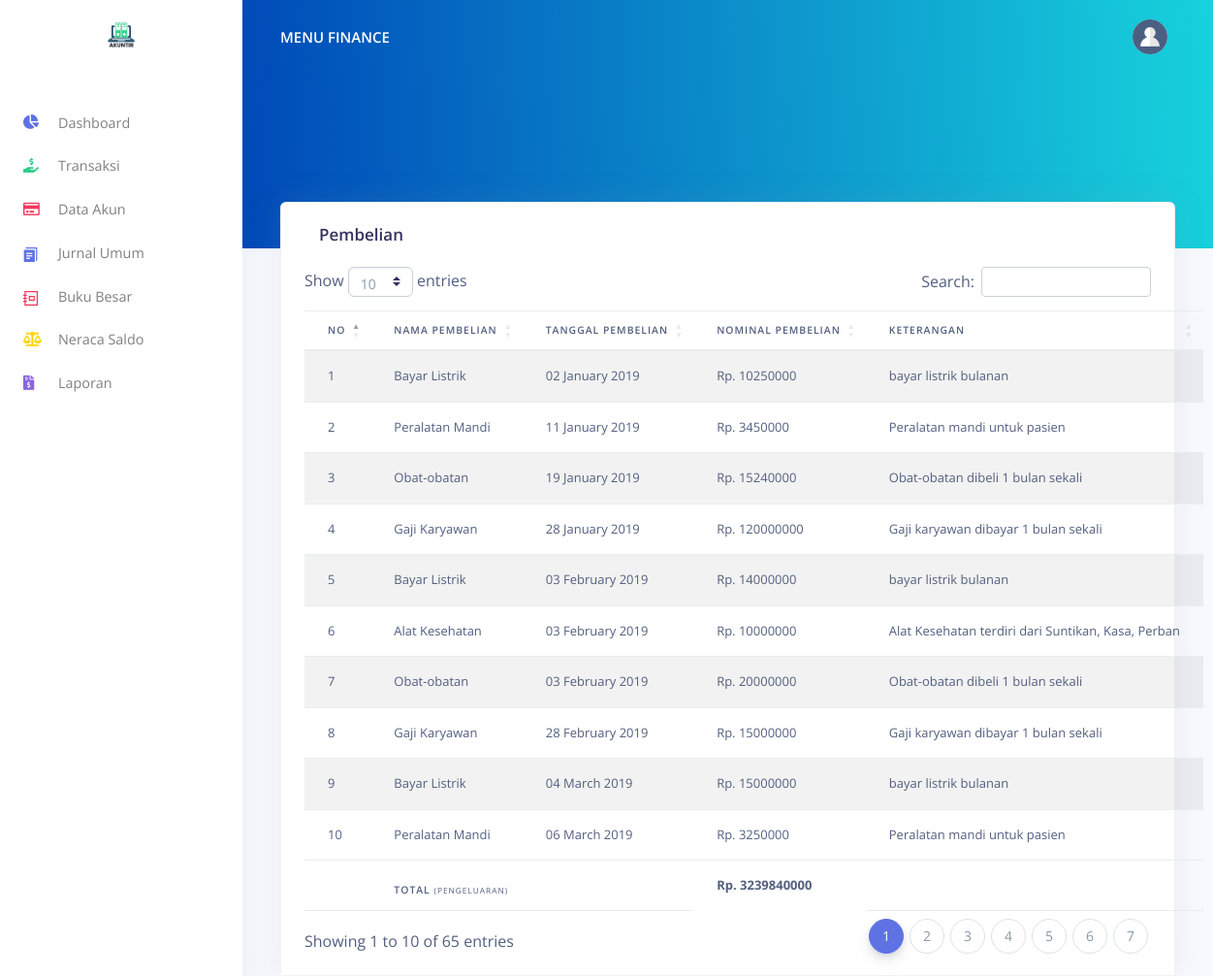
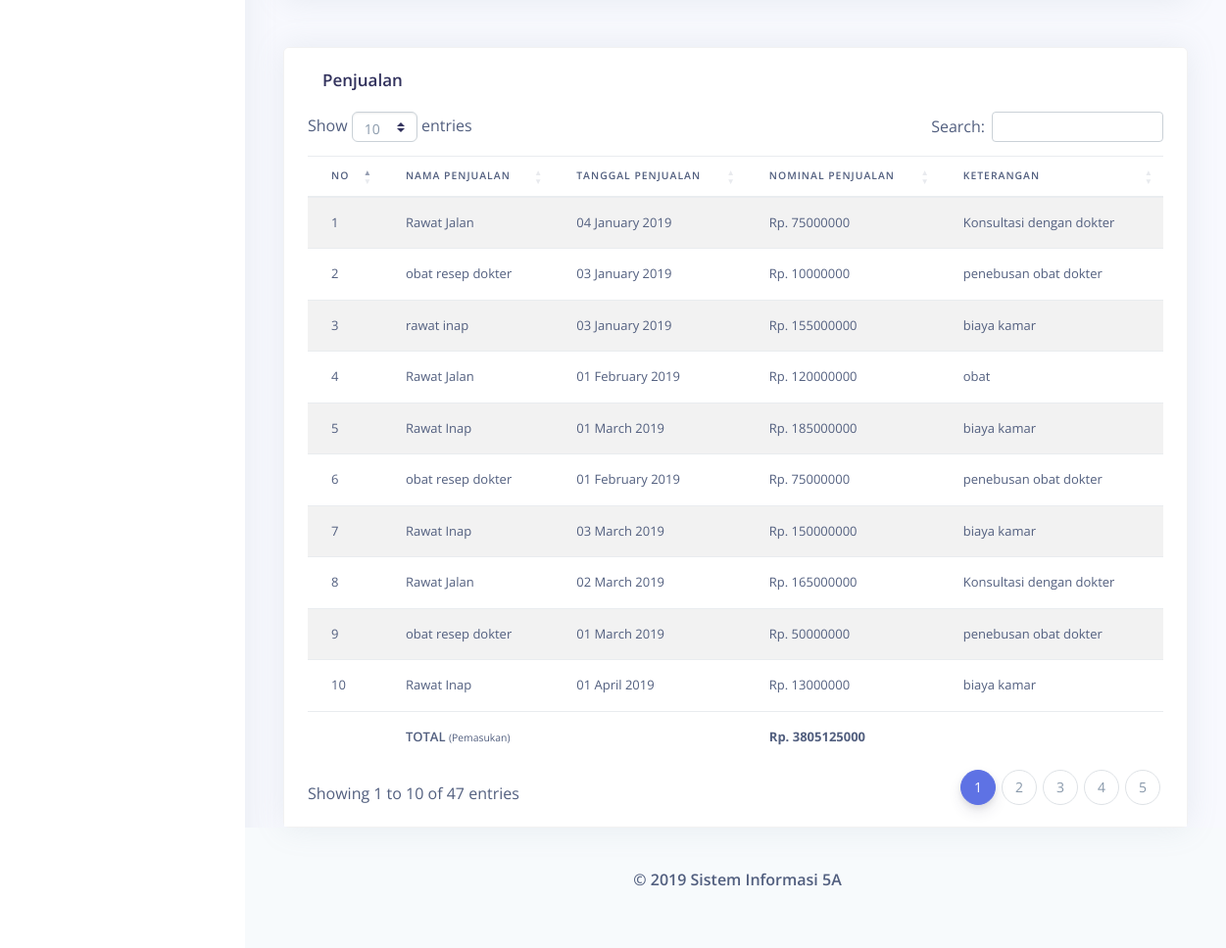
The page /index.php/user/transaksi on the database its author committed (2 pictures, top to bottom).
### tables this page shows
CREATE TABLE `tb_transaksi` (
  `transaksi_id` int(50) NOT NULL,
  `nama_transaksi` varchar(100) NOT NULL,
  `tgl_transaksi` date NOT NULL,
  `nominal_transaksi` int(100) NOT NULL,
  `keterangan` varchar(100) NOT NULL
);

CREATE TABLE `tb_penjualan` (
  `penjualan_id` int(50) NOT NULL,
  `nama_transaksi` varchar(100) NOT NULL,
  `tgl_transaksi` date NOT NULL,
  `nominal_transaksi` int(100) NOT NULL,
  `keterangan` varchar(100) NOT NULL
);

### application/controllers/user/Transaksi.php (called while the page is built, shortened)
<?php
class Transaksi extends CI_Controller {
    public function __construct()
    {
        $this->load->helper('url');
        $this->load->model("Transaksi_model");
         $this->load->model("Penjualan_model");
        $this->load->library('form_validation');
    }
public function index(){
	  $data["transaksi"] = $this->Penjualan_model->tampil_data()->result();
$data['total_penjualan'] = $this->Penjualan_model->hitungJumlah();
    $data["pembelian"] = $this->Transaksi_model->tampil_data()->result();
$data['total_pembelian'] = $this->Transaksi_model->hitungJumlah();
    $this->load->view("template/header.php");
    $this->load->view("user/transaksi.php", $data);
    $this->load->view("template/footer.php");
}
}

### index.php (called while the page is built, shortened)
<?php
require_once BASEPATH.'core/CodeIgniter.php';

### application/models/Transaksi_model.php (called while the page is built, shortened)
<?php
class Transaksi_model extends CI_Model
{
   public function tampil_data()
   {
       return $this->db->get('tb_transaksi') ;
   }
public function hitungJumlah()
{
   $this->db->select_sum('nominal_transaksi');
   $query = $this->db->get('tb_transaksi');
   if($query->num_rows()>0)
   {
     return $query->row()->nominal_transaksi;
   }
   else
   {
     return 0;
   }
}
}

### application/models/Penjualan_model.php (called while the page is built, shortened)
<?php
class Penjualan_model extends CI_Model
{
   public function tampil_data()
   {
       return $this->db->get('tb_penjualan') ;
   }
public function hitungJumlah()
{
   $this->db->select_sum('nominal_transaksi');
   $query = $this->db->get('tb_penjualan');
   if($query->num_rows()>0)
   {
     return $query->row()->nominal_transaksi;
   }
   else
   {
     return 0;
   }
}
}

### application/views/user/transaksi.php (the view, shortened to what this page needs)
    <div class="main-content">
    <nav class="navbar navbar-top navbar-expand-md navbar-dark" id="navbar-main">
      <div class="container-fluid">
        <a class="h4 mb-0 text-white text-uppercase d-none d-lg-inline-block" href="./index.html">Menu Finance</a>
        <ul class="navbar-nav align-items-center d-none d-md-flex">
          <li class="nav-item dropdown">
            <a class="nav-link pr-0" href="#" role="button" data-toggle="dropdown" aria-haspopup="true" aria-expanded="false">
              <div class="media align-items-center">
                <span class="avatar avatar-sm rounded-circle">
                  <img alt="Image placeholder" src="<?= base_url('asset/images/theme/team-4-800x800.jpg') ?>">
                </span>
              </div>
            </a>
          </li>
        </ul>
      </div>
    </nav>
    <div class="header bg-gradient-primary pb-8 pt-5 pt-md-8">
    </div>
    <div class="container-fluid mt--7">
      <div class="row mt-5">
        <div class="col mb-5 mb-xl-0">
          <div class="card shadow">
            <div class="card-header border-0">
                <div class="col" style="margin-bottom: 20px">
                  <h3 class="mb-0">Pembelian</h3>
                </div>
   <table id="myTable" class="table table-striped table-boarder" width="100%" align="center">
  <thead>
    <tr>
    <th scope="col">No</th>
      <th scope="col">Nama Pembelian</th>
      <th scope="col">Tanggal Pembelian</th>
      <th scope="col">Nominal Pembelian</th>
      <th scope="col">Keterangan</th>
    </tr>
  </thead>
  <tbody>
  <?php
  $no = 1;
  foreach ($pembelian as $trs) :
  ?>
  <tr>
      <td><?php echo $no++ ?></td>
      <td><?php echo $trs->nama_transaksi ?></td>
      <td><?=date('d F Y', strtotime($trs->tgl_transaksi)); ?></td>
      <td>Rp. <?php echo $trs->nominal_transaksi ?></td>
      <td><?php echo $trs->keterangan ?></td>
    </tr>
    <?php endforeach ;?>
    <thead>
    <tr>
       <th scope="col"></th>
      <th colspan="2" scope="col">TOTAL <small>(Pengeluaran)</small></th>
      <td ><strong>Rp. <?php echo $total_pembelian ?></strong></td>
      <th scope="col"></th>
    </tr>
  </thead>
  </tbody>
</table>
      </div>
            </div>
          </div>
        </div>
       <div class="row mt-5">
        <div class="col mb-5 mb-xl-0">
          <div class="card shadow">
            <div class="card-header border-0">
                <div class="col" style="margin-bottom: 20px">
                  <h3 class="mb-0">Penjualan</h3>
                </div>
    <table id="myTable1" class="table table-striped table-boarder" width="100%" align="center">
  <thead>
    <tr>
    <th scope="col">No</th>
      <th scope="col">Nama Penjualan</th>
      <th scope="col">Tanggal Penjualan</th>
      <th scope="col">Nominal Penjualan</th>
      <th scope="col">Keterangan</th>
    </tr>
  </thead>
  <tbody>
  <?php
  $no = 1;
  foreach ($transaksi as $trs) :
  ?>
  <tr>
      <td><?php echo $no++ ?></td>
      <td><?php echo $trs->nama_transaksi ?></td>
      <td><?=date('d F Y', strtotime($trs->tgl_transaksi)); ?></td>
      <td>Rp. <?php echo $trs->nominal_transaksi ?></td>
      <td><?php echo $trs->keterangan ?></td>
    </tr>
    <?php endforeach ;?>
  </tbody>
  <tr>
       <th scope="col"></th>
      <th colspan="2" scope="col">TOTAL <small>(Pemasukan)</small></th>
      <td ><strong>Rp. <?php echo $total_penjualan ?></strong></td>
      <th scope="col"></th>
    </tr>
</table>
  </div>
            </div>
          </div>
        </div>
      </div>
</body>
</html>

### rows shown on the page
tb_transaksi: nama_transaksi "Bayar Listrik", tgl_transaksi "02 January 2019", nominal_transaksi "10250000", keterangan "bayar listrik bulanan"
tb_transaksi: nama_transaksi "Peralatan Mandi", tgl_transaksi "11 January 2019", nominal_transaksi "3450000", keterangan "Peralatan mandi untuk pasien"
tb_transaksi: nama_transaksi "Obat-obatan", tgl_transaksi "19 January 2019", nominal_transaksi "15240000", keterangan "Obat-obatan dibeli 1 bulan sekali"
tb_transaksi: nama_transaksi "Gaji Karyawan", tgl_transaksi "28 January 2019", nominal_transaksi "120000000", keterangan "Gaji karyawan dibayar 1 bulan sekali"
tb_transaksi: nama_transaksi "Bayar Listrik", tgl_transaksi "03 February 2019", nominal_transaksi "14000000", keterangan "bayar listrik bulanan"
tb_transaksi: nama_transaksi "Alat Kesehatan", tgl_transaksi "03 February 2019", nominal_transaksi "10000000", keterangan "Alat Kesehatan terdiri dari Suntikan, Kasa, Perban"
tb_transaksi: nama_transaksi "Obat-obatan", tgl_transaksi "03 February 2019", nominal_transaksi "20000000", keterangan "Obat-obatan dibeli 1 bulan sekali"
tb_transaksi: nama_transaksi "Gaji Karyawan", tgl_transaksi "28 February 2019", nominal_transaksi "15000000", keterangan "Gaji karyawan dibayar 1 bulan sekali"
tb_transaksi: nama_transaksi "Bayar Listrik", tgl_transaksi "04 March 2019", nominal_transaksi "15000000", keterangan "bayar listrik bulanan"
tb_transaksi: nama_transaksi "Peralatan Mandi", tgl_transaksi "06 March 2019", nominal_transaksi "3250000", keterangan "Peralatan mandi untuk pasien"
tb_penjualan: nama_transaksi "Rawat Jalan", tgl_transaksi "04 January 2019", nominal_transaksi "75000000", keterangan "Konsultasi dengan dokter"
tb_penjualan: nama_transaksi "obat resep dokter", tgl_transaksi "03 January 2019", nominal_transaksi "10000000", keterangan "penebusan obat dokter"
tb_penjualan: nama_transaksi "rawat inap", tgl_transaksi "03 January 2019", nominal_transaksi "155000000", keterangan "biaya kamar"
tb_penjualan: nama_transaksi "Rawat Jalan", tgl_transaksi "01 February 2019", nominal_transaksi "120000000", keterangan "obat"
tb_penjualan: nama_transaksi "Rawat Inap", tgl_transaksi "01 March 2019", nominal_transaksi "185000000", keterangan "biaya kamar"
tb_penjualan: nama_transaksi "obat resep dokter", tgl_transaksi "01 February 2019", nominal_transaksi "75000000", keterangan "penebusan obat dokter"
tb_penjualan: nama_transaksi "Rawat Inap", tgl_transaksi "03 March 2019", nominal_transaksi "150000000", keterangan "biaya kamar"
tb_penjualan: nama_transaksi "Rawat Jalan", tgl_transaksi "02 March 2019", nominal_transaksi "165000000", keterangan "Konsultasi dengan dokter"
tb_penjualan: nama_transaksi "obat resep dokter", tgl_transaksi "01 March 2019", nominal_transaksi "50000000", keterangan "penebusan obat dokter"
tb_penjualan: nama_transaksi "Rawat Inap", tgl_transaksi "01 April 2019", nominal_transaksi "13000000", keterangan "biaya kamar"

### other values the page prints
$total_pembelian "3239840000"
$total_penjualan "3805125000"
